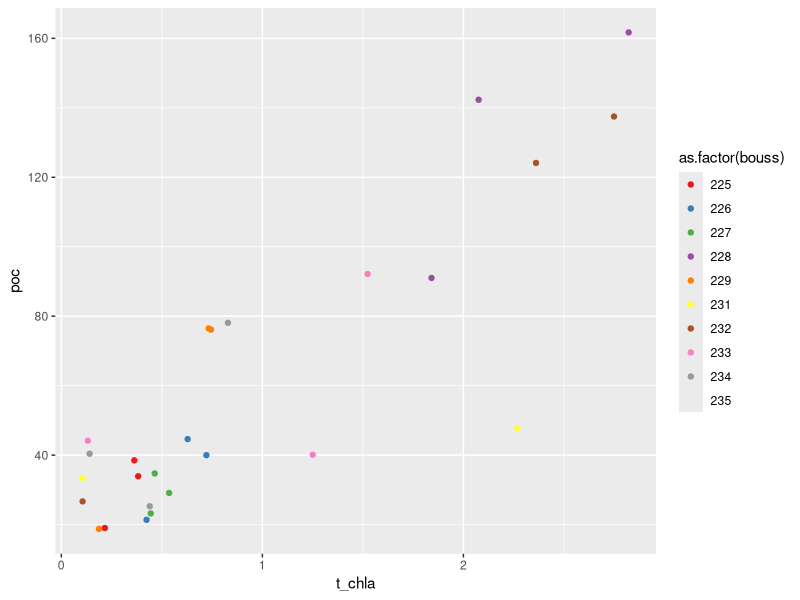
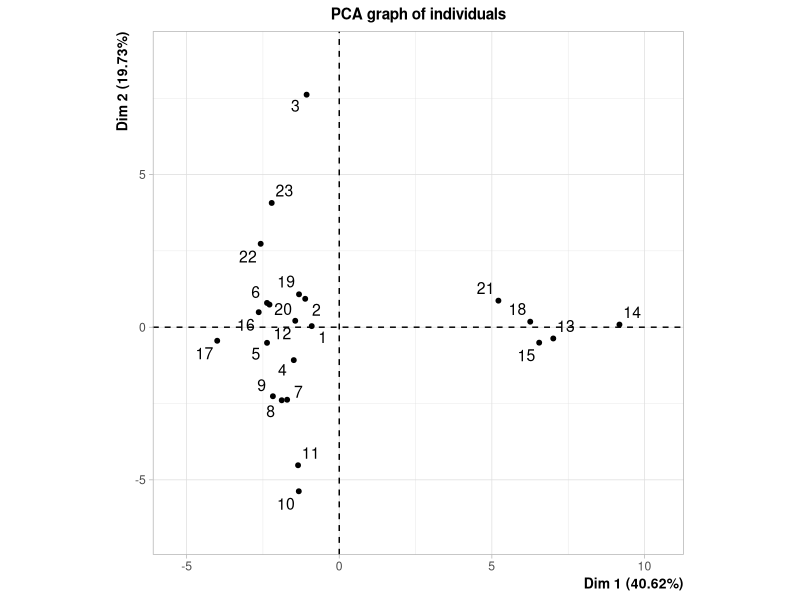
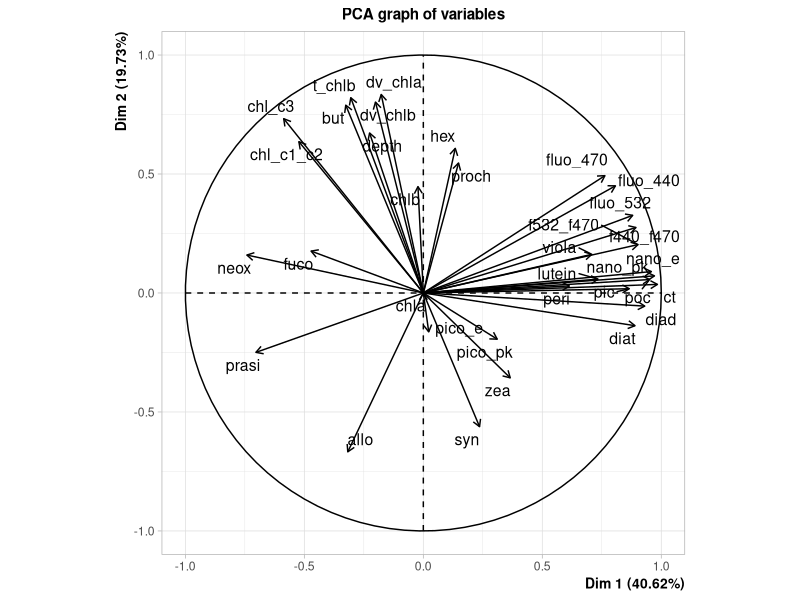

The R source for these figures, in order:
library(tidyverse)
library(FactoMineR)
data <- read_csv("Boussole/Output/Data/Compiled/ctd_echo_hplc_cyto_carbon.csv")

ggplot(data)+
  geom_point(aes(x = t_chla, y = poc, colour = as.factor(bouss)))+
  scale_colour_brewer(palette = "Set1")

pc_data <- data %>% select(depth, fluo_440, fluo_470, fluo_532, f440_f470, f532_f470, chl_c1_c2:chla, pico_pk, pico_e, syn, proch, nano_pk, nano_e, ct, poc, pic) %>% 
  filter(chla < 1.5)

pc_data <- pc_data/pc_data$chla


pca_ <- PCA(pc_data)
